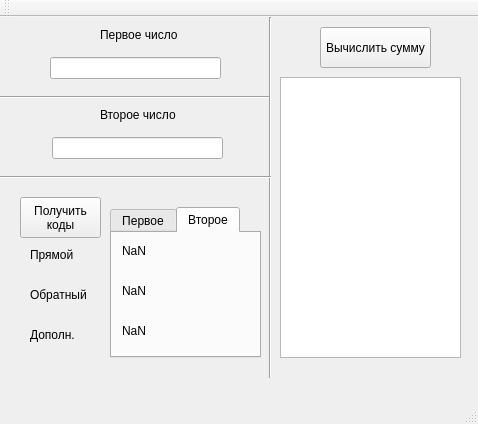
<?xml version="1.0" encoding="UTF-8"?>
<ui version="4.0">
 <class>MainWindow</class>
 <widget class="QMainWindow" name="MainWindow">
  <property name="geometry">
   <rect>
    <x>0</x>
    <y>0</y>
    <width>478</width>
    <height>424</height>
   </rect>
  </property>
  <property name="windowTitle">
   <string>MainWindow</string>
  </property>
  <widget class="QWidget" name="centralWidget">
   <widget class="QLineEdit" name="SecondEdit">
    <property name="geometry">
     <rect>
      <x>52</x>
      <y>120</y>
      <width>171</width>
      <height>22</height>
     </rect>
    </property>
   </widget>
   <widget class="QLineEdit" name="FirstEdit">
    <property name="geometry">
     <rect>
      <x>50</x>
      <y>40</y>
      <width>171</width>
      <height>22</height>
     </rect>
    </property>
   </widget>
   <widget class="QLabel" name="FirstLabel">
    <property name="geometry">
     <rect>
      <x>100</x>
      <y>10</y>
      <width>91</width>
      <height>16</height>
     </rect>
    </property>
    <property name="text">
     <string>Первое число</string>
    </property>
   </widget>
   <widget class="QLabel" name="SecondLabel">
    <property name="geometry">
     <rect>
      <x>100</x>
      <y>90</y>
      <width>91</width>
      <height>16</height>
     </rect>
    </property>
    <property name="text">
     <string>Второе число</string>
    </property>
   </widget>
   <widget class="Line" name="line">
    <property name="geometry">
     <rect>
      <x>0</x>
      <y>70</y>
      <width>271</width>
      <height>20</height>
     </rect>
    </property>
    <property name="orientation">
     <enum>Qt::Horizontal</enum>
    </property>
   </widget>
   <widget class="Line" name="line_2">
    <property name="geometry">
     <rect>
      <x>260</x>
      <y>0</y>
      <width>20</width>
      <height>361</height>
     </rect>
    </property>
    <property name="orientation">
     <enum>Qt::Vertical</enum>
    </property>
   </widget>
   <widget class="Line" name="line_3">
    <property name="geometry">
     <rect>
      <x>0</x>
      <y>150</y>
      <width>271</width>
      <height>20</height>
     </rect>
    </property>
    <property name="orientation">
     <enum>Qt::Horizontal</enum>
    </property>
   </widget>
   <widget class="QTabWidget" name="tabWidget">
    <property name="geometry">
     <rect>
      <x>110</x>
      <y>190</y>
      <width>151</width>
      <height>151</height>
     </rect>
    </property>
    <property name="currentIndex">
     <number>1</number>
    </property>
    <widget class="QWidget" name="tab">
     <attribute name="title">
      <string>Первое</string>
     </attribute>
     <widget class="QLabel" name="str1">
      <property name="geometry">
       <rect>
        <x>10</x>
        <y>10</y>
        <width>55</width>
        <height>16</height>
       </rect>
      </property>
      <property name="text">
       <string>NaN</string>
      </property>
     </widget>
     <widget class="QLabel" name="opp1">
      <property name="geometry">
       <rect>
        <x>10</x>
        <y>50</y>
        <width>55</width>
        <height>16</height>
       </rect>
      </property>
      <property name="text">
       <string>NaN</string>
      </property>
     </widget>
     <widget class="QLabel" name="add1">
      <property name="geometry">
       <rect>
        <x>10</x>
        <y>90</y>
        <width>55</width>
        <height>16</height>
       </rect>
      </property>
      <property name="text">
       <string>NaN</string>
      </property>
     </widget>
    </widget>
    <widget class="QWidget" name="tab_2">
     <attribute name="title">
      <string>Второе</string>
     </attribute>
     <widget class="QLabel" name="opp2">
      <property name="geometry">
       <rect>
        <x>10</x>
        <y>50</y>
        <width>55</width>
        <height>16</height>
       </rect>
      </property>
      <property name="text">
       <string>NaN</string>
      </property>
     </widget>
     <widget class="QLabel" name="add2">
      <property name="geometry">
       <rect>
        <x>10</x>
        <y>90</y>
        <width>55</width>
        <height>16</height>
       </rect>
      </property>
      <property name="text">
       <string>NaN</string>
      </property>
     </widget>
     <widget class="QLabel" name="str2">
      <property name="geometry">
       <rect>
        <x>10</x>
        <y>10</y>
        <width>55</width>
        <height>16</height>
       </rect>
      </property>
      <property name="text">
       <string>NaN</string>
      </property>
     </widget>
    </widget>
   </widget>
   <widget class="QLabel" name="FirstLabel_2">
    <property name="geometry">
     <rect>
      <x>30</x>
      <y>230</y>
      <width>51</width>
      <height>16</height>
     </rect>
    </property>
    <property name="text">
     <string>Прямой</string>
    </property>
   </widget>
   <widget class="QLabel" name="FirstLabel_3">
    <property name="geometry">
     <rect>
      <x>30</x>
      <y>270</y>
      <width>61</width>
      <height>16</height>
     </rect>
    </property>
    <property name="text">
     <string>Обратный</string>
    </property>
   </widget>
   <widget class="QLabel" name="FirstLabel_4">
    <property name="geometry">
     <rect>
      <x>30</x>
      <y>310</y>
      <width>61</width>
      <height>16</height>
     </rect>
    </property>
    <property name="text">
     <string>Дополн.</string>
    </property>
   </widget>
   <widget class="QPushButton" name="pushButton">
    <property name="geometry">
     <rect>
      <x>20</x>
      <y>180</y>
      <width>81</width>
      <height>41</height>
     </rect>
    </property>
    <property name="text">
     <string>Получить
коды</string>
    </property>
   </widget>
   <widget class="QPushButton" name="calculate">
    <property name="geometry">
     <rect>
      <x>320</x>
      <y>10</y>
      <width>111</width>
      <height>41</height>
     </rect>
    </property>
    <property name="text">
     <string>Вычислить сумму</string>
    </property>
   </widget>
   <widget class="QTextBrowser" name="textBrowser">
    <property name="geometry">
     <rect>
      <x>280</x>
      <y>60</y>
      <width>181</width>
      <height>281</height>
     </rect>
    </property>
   </widget>
  </widget>
  <widget class="QMenuBar" name="menuBar">
   <property name="geometry">
    <rect>
     <x>0</x>
     <y>0</y>
     <width>478</width>
     <height>26</height>
    </rect>
   </property>
  </widget>
  <widget class="QToolBar" name="mainToolBar">
   <attribute name="toolBarArea">
    <enum>TopToolBarArea</enum>
   </attribute>
   <attribute name="toolBarBreak">
    <bool>false</bool>
   </attribute>
  </widget>
  <widget class="QStatusBar" name="statusBar"/>
 </widget>
 <layoutdefault spacing="6" margin="11"/>
 <resources/>
 <connections/>
</ui>
